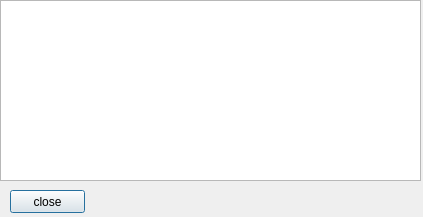
<?xml version="1.0" encoding="UTF-8"?>
<ui version="4.0">
 <class>About</class>
 <widget class="QDialog" name="About">
  <property name="geometry">
   <rect>
    <x>0</x>
    <y>0</y>
    <width>423</width>
    <height>217</height>
   </rect>
  </property>
  <property name="windowTitle">
   <string>Dialog</string>
  </property>
  <widget class="QTextBrowser" name="textBrowser">
   <property name="geometry">
    <rect>
     <x>0</x>
     <y>0</y>
     <width>421</width>
     <height>181</height>
    </rect>
   </property>
  </widget>
  <widget class="QPushButton" name="pushButton">
   <property name="geometry">
    <rect>
     <x>10</x>
     <y>190</y>
     <width>75</width>
     <height>23</height>
    </rect>
   </property>
   <property name="text">
    <string>close</string>
   </property>
  </widget>
 </widget>
 <resources/>
 <connections>
  <connection>
   <sender>pushButton</sender>
   <signal>clicked()</signal>
   <receiver>About</receiver>
   <slot>close()</slot>
   <hints>
    <hint type="sourcelabel">
     <x>30</x>
     <y>200</y>
    </hint>
    <hint type="destinationlabel">
     <x>363</x>
     <y>216</y>
    </hint>
   </hints>
  </connection>
 </connections>
</ui>
